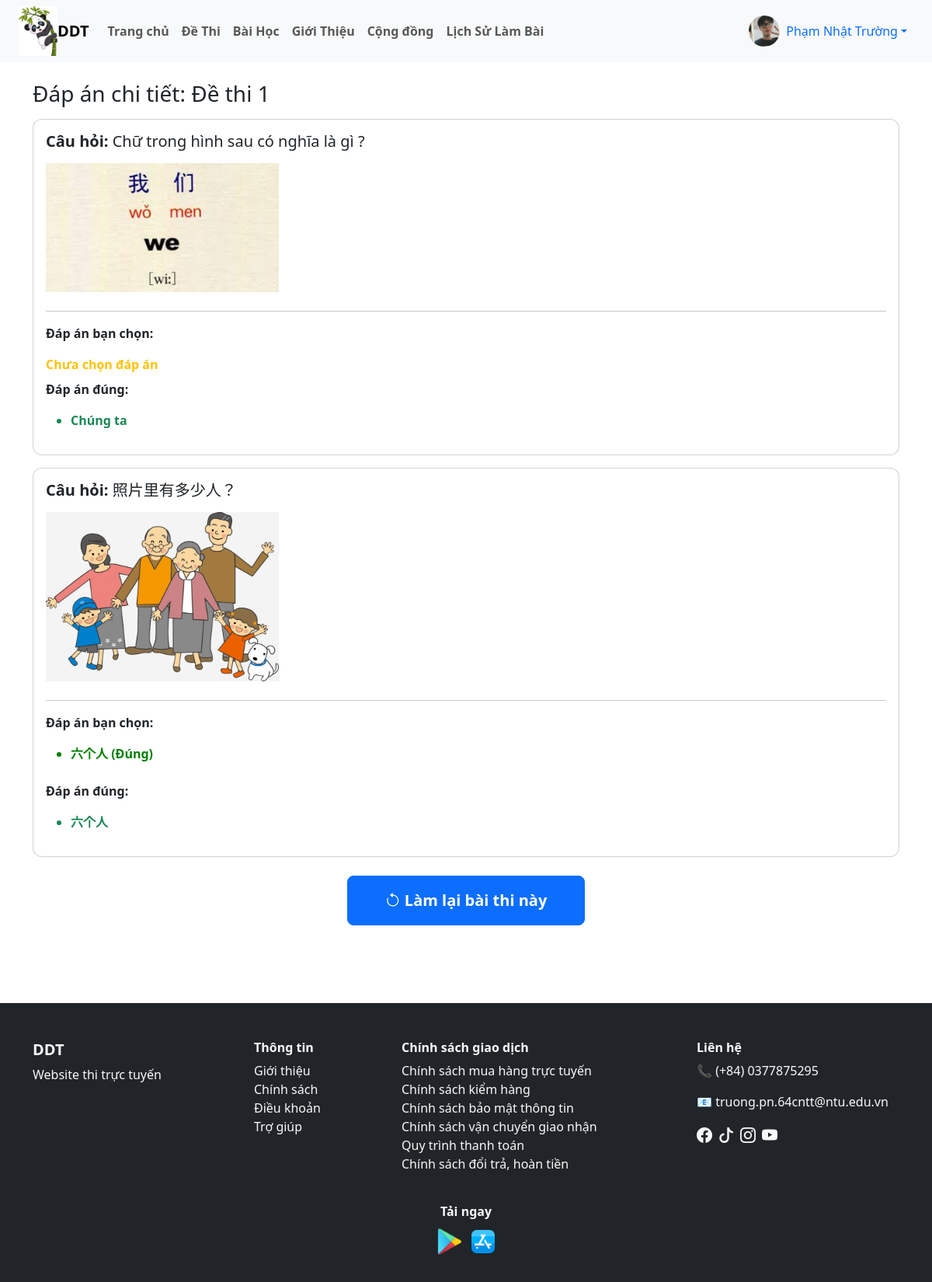
Screenshot of /user/xem_dap_an.php?id_kq=KQ9 (signed in) with the database file from the repository.
### tables this page shows
CREATE TABLE `ket_qua_thi` (
  `id` varchar(10) NOT NULL,
  `id_nguoi_dung` varchar(10) NOT NULL,
  `id_de_thi` varchar(10) NOT NULL,
  `diem_so` float DEFAULT NULL,
  `thoi_gian_nop` datetime DEFAULT CURRENT_TIMESTAMP,
  `thoi_gian_bat_dau` datetime NOT NULL DEFAULT CURRENT_TIMESTAMP
);

CREATE TABLE `de_thi` (
  `id` varchar(10) NOT NULL,
  `id_danh_muc` int DEFAULT NULL,
  `ten_de_thi` varchar(255) NOT NULL,
  `mo_ta` text,
  `thoi_gian` int DEFAULT NULL,
  `id_bai_hoc` varchar(10) DEFAULT NULL,
  `thang_diem` int DEFAULT '10',
  `ngay_tao` datetime DEFAULT CURRENT_TIMESTAMP,
  `trang_thai` tinyint(1) NOT NULL DEFAULT '0'
);

CREATE TABLE `ket_qua_chi_tiet` (
  `id` int NOT NULL,
  `id_ket_qua` varchar(10) NOT NULL,
  `id_cau_hoi` varchar(10) NOT NULL,
  `id_lua_chon` varchar(10) DEFAULT NULL
);

CREATE TABLE `cau_hoi` (
  `id` varchar(10) NOT NULL,
  `id_de_thi` varchar(10) NOT NULL,
  `noi_dung` text NOT NULL,
  `hinh_anh` varchar(255) DEFAULT NULL,
  `muc_do` varchar(20) DEFAULT NULL
);

### user/xem_dap_an.php (the view, shortened to what this page needs)
<?php
include("./header.php");
$id_kq = $_GET['id_kq'];
$sql_info = "
    SELECT kq.id_de_thi, dt.ten_de_thi
    FROM ket_qua_thi kq
    JOIN de_thi dt ON kq.id_de_thi = dt.id
    WHERE kq.id = '$id_kq'
";
$rs_info = mysqli_query($dbc, $sql_info);
$info = mysqli_fetch_assoc($rs_info);
$sql_ct = "
SELECT
    ch.id AS id_cau_hoi,
    ch.noi_dung AS cau_hoi,
    ch.hinh_anh,
    kqct.id_lua_chon AS lua_chon_user,
    lc_user.noi_dung AS nd_user,
    lc_user.dung_sai AS user_dung_sai,
    lc_dung.id AS id_lc_dung,
    lc_dung.noi_dung AS nd_dung
FROM ket_qua_chi_tiet kqct
JOIN cau_hoi ch ON kqct.id_cau_hoi = ch.id
LEFT JOIN lua_chon lc_user ON kqct.id_lua_chon = lc_user.id
JOIN lua_chon lc_dung
    ON lc_dung.id_cau_hoi = ch.id
    AND lc_dung.dung_sai = 1
WHERE kqct.id_ket_qua = '$id_kq'
ORDER BY ch.id
";
$result = mysqli_query($dbc, $sql_ct);
$questions = [];
while ($row = mysqli_fetch_assoc($result)) {
    $id = $row['id_cau_hoi'];
    if (!isset($questions[$id])) {
        $questions[$id] = [
            'cau_hoi' => $row['cau_hoi'],
            'hinh_anh' => $row['hinh_anh'],
            'user_answers' => [],
            'correct_answers' => []
        ];
    }
    if ($row['lua_chon_user'] !== null) {
        if (!in_array(
            $row['nd_user'],
            array_column($questions[$id]['user_answers'], 'noi_dung')
        )) {
            $questions[$id]['user_answers'][] = [
                'noi_dung' => $row['nd_user'],
                'dung_sai' => $row['user_dung_sai']
            ];
        }
    }
    if (!in_array(
        $row['nd_dung'],
        array_column($questions[$id]['correct_answers'], 'noi_dung')
    )) {
        $questions[$id]['correct_answers'][] = [
            'noi_dung' => $row['nd_dung']
        ];
    }
}
?>
<div class="container my-4">
    <h3>Đáp án chi tiết: <?= $info['ten_de_thi'] ?></h3>
    <?php foreach ($questions as $q): ?>
    <div class="card p-3 my-3">
        <h5><strong>Câu hỏi:</strong> <?= $q['cau_hoi'] ?></h5>
        <?php if (!empty($q['hinh_anh'])): ?>
        <img src="./image_cauhoi/<?= $q['hinh_anh'] ?>" alt="Hình câu hỏi" style="max-width:300px" class="my-2">
        <?php endif; ?>
        <hr>
        <p><strong>Đáp án bạn chọn:</strong></p>
        <?php if (empty($q['user_answers'])): ?>
        <span class="text-warning fw-bold">Chưa chọn đáp án</span>
        <?php else: ?>
        <ul>
            <?php foreach ($q['user_answers'] as $ua): ?>
            <li style="color: <?= $ua['dung_sai'] ? 'green' : 'red' ?>; font-weight:bold">
                <?= $ua['noi_dung'] ?>
                (<?= $ua['dung_sai'] ? 'Đúng' : 'Sai' ?>)
            </li>
            <?php endforeach; ?>
        </ul>
        <?php endif; ?>
        <p class="mt-2"><strong>Đáp án đúng:</strong></p>
        <ul>
            <?php foreach ($q['correct_answers'] as $ca): ?>
            <li class="text-success fw-bold"><?= $ca['noi_dung'] ?></li>
            <?php endforeach; ?>
        </ul>
    </div>
    <?php endforeach; ?>
    <div class="text-center mt-4">
        <a href="thi.php?id=<?= $info["id_de_thi"] ?>" class="btn btn-primary btn-lg px-5 py-3 fw-bold">
            <i class="bi bi-arrow-counterclockwise"></i> Làm lại bài thi này
        </a>
    </div>
</div>
<?php include("./footer.php"); ?>

### user/CSS/style_user.css (style rules this page uses)
.card { border-radius: 12px; overflow: hidden; }

### rows the page displays
ket_qua_thi: id_de_thi.ten_de_thi "Đề thi 1"
ket_qua_chi_tiet: id_cau_hoi.noi_dung "Chữ trong hình sau có nghĩa là gì ?", id_cau_hoi.hinh_anh (picture), shows "Chưa chọn đáp án", noi_dung "Chúng ta"
ket_qua_chi_tiet: id_cau_hoi.noi_dung "照片里有多少人？", id_cau_hoi.hinh_anh (picture), noi_dung "六个人"

### other values shown
$_SESSION['ho_ten'] "Phạm Nhật Trường"
